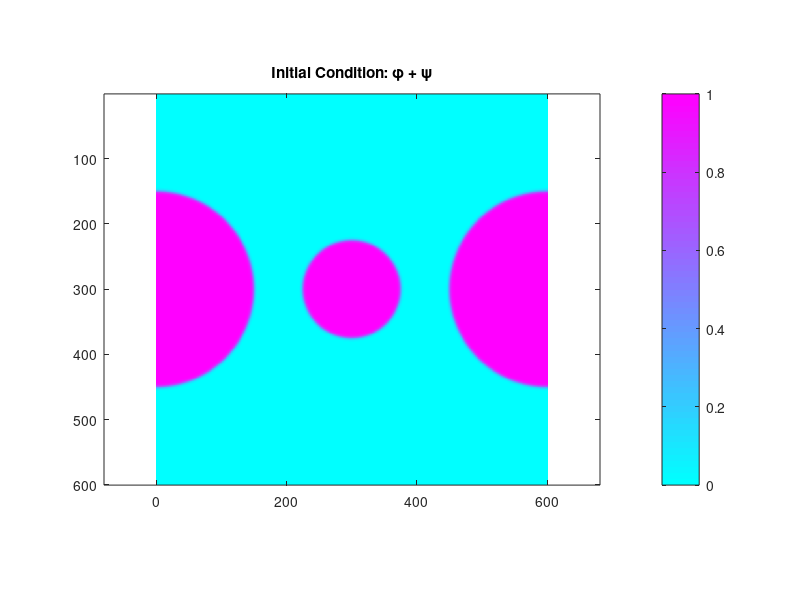

Reproduce this figure in MATLAB. (Note: this script raises an error after producing the figure.)
% --------------------------
% Parameters
% --------------------------
N = 600;            % Grid size
Nsteps = 10000;     % Total time steps
Nplot = 1000;       % Plot every Nplot steps

% PDE coefficients
k = 1;
sigma = 2.5;
h = 1;
dx = 0.8;
dt = 0.01;
dx2 = dx^2;
lambda = 1;
vx = -0.25;

% --------------------------
% Helper functions
% --------------------------
fprime = @(phi) 8.0 .* phi .* (2 .* phi.^2 - 3 .* phi + 1);
gprime = @(phi) 30.0 .* (phi - 1).^2 .* phi.^2;

laplacian = @(A) (circshift(A, [1 0]) + circshift(A, [-1 0]) + ...
                  circshift(A, [0 1]) + circshift(A, [0 -1]) - 4 * A) / dx2;

% --------------------------
% Initial conditions
% --------------------------
phi = zeros(N);
phidot = zeros(N);
psi = zeros(N);
psi_left = zeros(N);
psi_right = zeros(N);
psi_left_dot = zeros(N);
psi_right_dot = zeros(N);

[X, Y] = meshgrid(1:N, 1:N);
X = X'; Y = Y'; % To match (i,j) indexing like Python

R = 75;
width = 3;
cx = N/2; cy = N/2;

dist = sqrt((X - cx).^2 + (Y - cy).^2);
phi = 0.5 * (1 - tanh((dist - R) / width));

dist_left = sqrt((X - cx).^2 + (Y - (cy - 300)).^2);
dist_right = sqrt((X - cx).^2 + (Y - (cy + 300)).^2);
psi_left = 0.5 * (1 - tanh((dist_left - 2*R) / width));
psi_right = 0.5 * (1 - tanh((dist_right - 2*R) / width));
psi = psi_left + psi_right;

% --------------------------
% Visualization init
% --------------------------
figure;
imagesc(phi + psi, [0 1]); colormap cool; axis equal tight;
colorbar; title('Initial Condition: φ + ψ');

% --------------------------
% Main loop
% --------------------------
frames = {};

for step_count = 1:Nsteps
    % Calculate p (numerator and denominator)
    lap_phi = laplacian(phi);
    gp_phi = gprime(phi);
    psi_total = psi_left + psi_right;

    numerator = sum(gp_phi .* k .* (sigma * lap_phi - fprime(phi) - lambda * psi_total .* phi), 'all');
    denominator = sum(h * gp_phi.^2, 'all');
    if abs(denominator) > 1e-14
        p = numerator / denominator;
    else
        p = 0.0;
    end

    % Update phidot
    phidot = k * (sigma * lap_phi - fprime(phi) - p * h * gp_phi) - lambda * psi_total .* phi;

    % Approximate drift term
    dpsiL_dx = (circshift(psi_left, [0 -1]) - circshift(psi_left, [0 1])) / (2 * dx);
    dpsiR_dx = (circshift(psi_right, [0 -1]) - circshift(psi_right, [0 1])) / (2 * dx);
    psi_left_dot = vx * dpsiL_dx;
    psi_right_dot = -vx * dpsiR_dx;

    % Euler update
    phi = phi + dt * phidot;
    psi_left = psi_left + dt * psi_left_dot;
    psi_right = psi_right + dt * psi_right_dot;
    psi = psi_left + psi_right;

    % Save frame
    if mod(step_count, Nplot) == 0
        fig = figure('Visible', 'off');
        imagesc(phi + psi, [0 1]); axis equal tight;
        colormap(parula);
        title(sprintf('\\phi + \\psi (step %d)', step_count));
        drawnow;

        % Capture frame
        frame = getframe(fig);
        frames{end+1} = frame.cdata;
        close(fig);
    end
end

% --------------------------
% Save GIF
% --------------------------
filename = fullfile(getenv('HOME'), 'phasefield_sim.gif');

for idx = 1:length(frames)
    [A, map] = rgb2ind(frames{idx}, 256); % Convert RGB to indexed
    if idx == 1
        imwrite(A, map, filename, 'gif', 'LoopCount', inf, 'DelayTime', 1/5);
    else
        imwrite(A, map, filename, 'gif', 'WriteMode', 'append', 'DelayTime', 1/5);
    end
end

disp(['✨ GIF saved as ', filename, ' ✨']);

